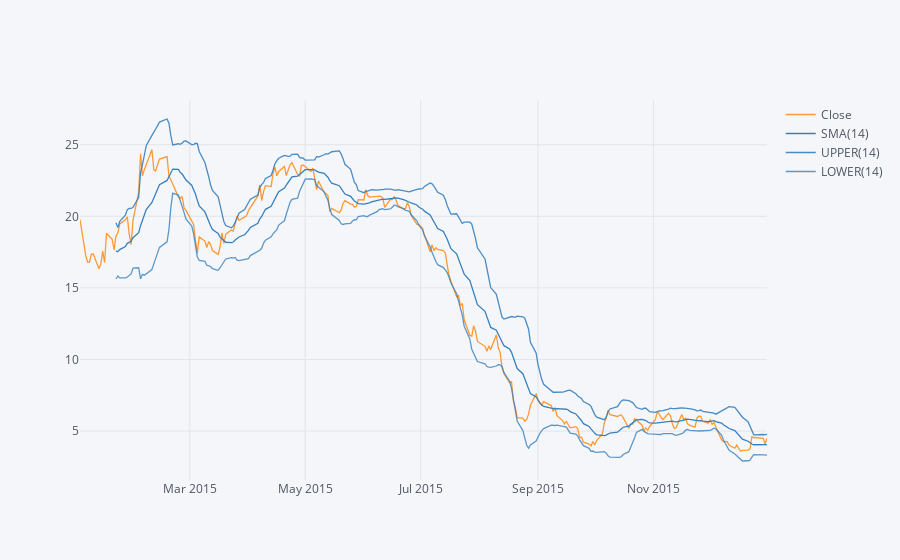

The cell this chart's notebook holds for it:
### Code cell
BTE['Close']['2015-01-01':'2016-01-01'].ta_plot(study='boll')

### Figure 1 — Plotly figure (JSON) as saved in the notebook; plotly's stock layout.template omitted (floating-point values rounded to 4 significant figures; data arrays with more than 128 entries replaced by an {"elided": "..."} marker saying what was removed)
{"data": [{"name": "Close", "text": "", "mode": "lines", "y": {"elided": "251 float values"}, "x": {"elided": "251 str values"}, "line": {"color": "rgba(255, 153, 51, 1.0)", "dash": "solid", "shape": "linear", "width": 1.3}, "type": "scatter"}, {"name": "SMA(14)", "text": "", "mode": "lines", "y": {"elided": "251 mixed values"}, "x": {"elided": "251 str values"}, "line": {"color": "rgba(55, 128, 191, 1.0)", "dash": "solid", "shape": "linear", "width": 1.3}, "type": "scatter"}, {"name": "UPPER(14)", "text": "", "mode": "lines", "y": {"elided": "251 mixed values"}, "x": {"elided": "251 str values"}, "line": {"color": "rgba(55, 128, 191, 0.8999999999999999)", "dash": "solid", "shape": "linear", "width": 1.3}, "type": "scatter"}, {"name": "LOWER(14)", "text": "", "mode": "lines", "y": {"elided": "251 mixed values"}, "x": {"elided": "251 str values"}, "line": {"color": "rgba(55, 128, 191, 0.7999999999999998)", "dash": "solid", "shape": "linear", "width": 1.3}, "type": "scatter"}], "layout": {"title": {"font": {"color": "#4D5663"}}, "paper_bgcolor": "#F5F6F9", "plot_bgcolor": "#F5F6F9", "yaxis": {"tickfont": {"color": "#4D5663"}, "zerolinecolor": "#E1E5ED", "title": {"text": "", "font": {"color": "#4D5663"}}, "gridcolor": "#E1E5ED", "showgrid": true}, "xaxis": {"tickfont": {"color": "#4D5663"}, "zerolinecolor": "#E1E5ED", "title": {"text": "", "font": {"color": "#4D5663"}}, "gridcolor": "#E1E5ED", "showgrid": true}, "legend": {"bgcolor": "#F5F6F9", "font": {"color": "#4D5663"}}}}
